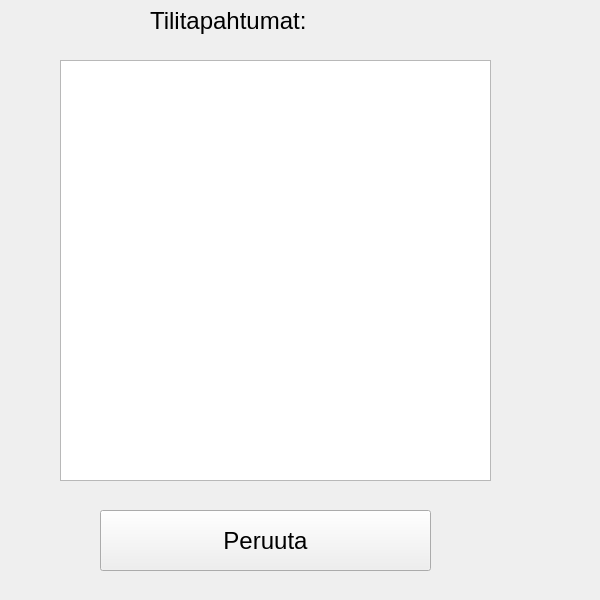
<?xml version="1.0" encoding="UTF-8"?>
<ui version="4.0">
 <class>Tilitapahtumat</class>
 <widget class="QWidget" name="Tilitapahtumat">
  <property name="geometry">
   <rect>
    <x>0</x>
    <y>0</y>
    <width>600</width>
    <height>600</height>
   </rect>
  </property>
  <property name="windowTitle">
   <string>Form</string>
  </property>
  <widget class="QLabel" name="labelTilitapahtumat">
   <property name="geometry">
    <rect>
     <x>150</x>
     <y>0</y>
     <width>201</width>
     <height>41</height>
    </rect>
   </property>
   <property name="font">
    <font>
     <pointsize>18</pointsize>
    </font>
   </property>
   <property name="text">
    <string>Tilitapahtumat:</string>
   </property>
  </widget>
  <widget class="QPushButton" name="btnPeruuta">
   <property name="geometry">
    <rect>
     <x>100</x>
     <y>510</y>
     <width>331</width>
     <height>61</height>
    </rect>
   </property>
   <property name="font">
    <font>
     <pointsize>18</pointsize>
    </font>
   </property>
   <property name="text">
    <string>Peruuta</string>
   </property>
  </widget>
  <widget class="QTableView" name="tableView">
   <property name="geometry">
    <rect>
     <x>60</x>
     <y>60</y>
     <width>431</width>
     <height>421</height>
    </rect>
   </property>
  </widget>
 </widget>
 <resources/>
 <connections/>
</ui>
